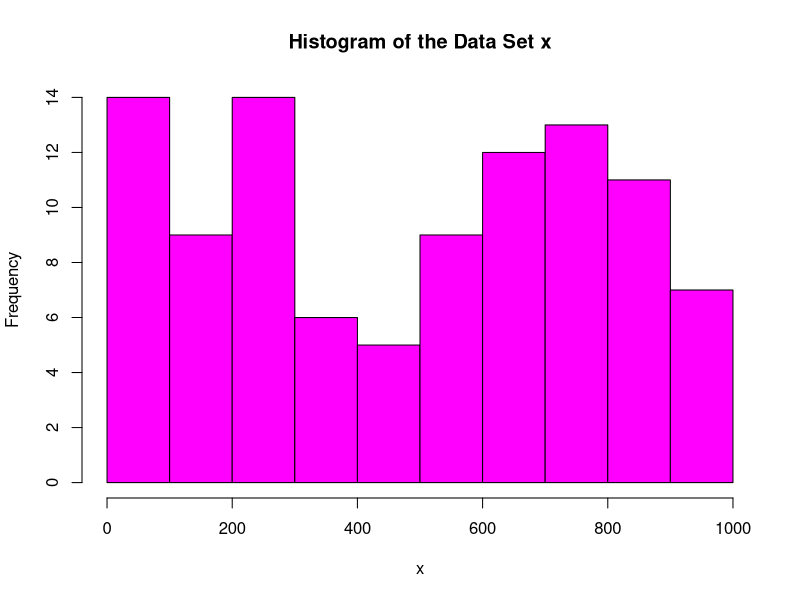
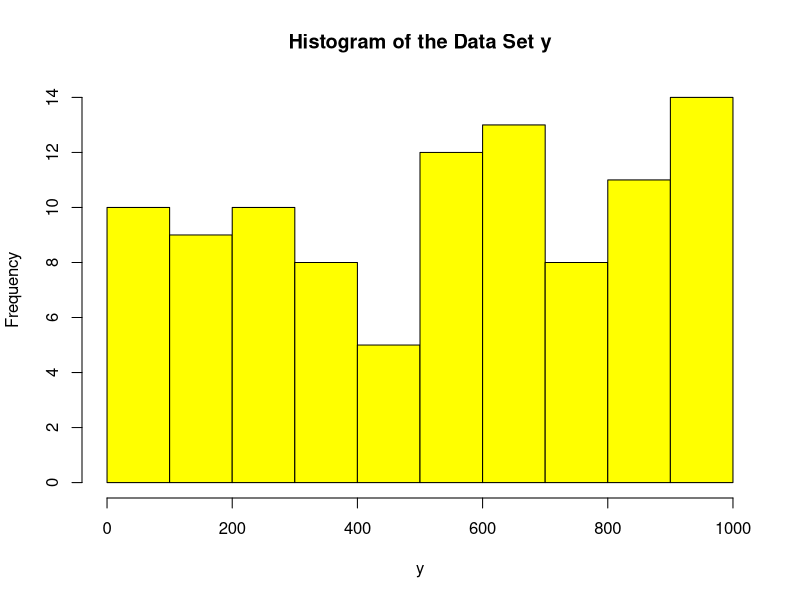

The R script that drew these images, in order:
## ---- chunk 1
knitr::opts_chunk$set(echo = TRUE, comment="")
library(rmarkdown, tinytex)

## ---- chunk 2
data <- c(1.2,-3.5,4.3,8.6,-5.1)
summary(data)
cat("The sample mean is",mean(data),"\n")
cat("The sample standard deviation is",sd(data),"\n")
cat("The interquartile range is",IQR(data),"\n")
## ---- chunk 3
data2 <- c(4.1, 4.3, 4.7, 3.4, 3.9, 5.6, 4.6, NA, 6.6, 5.1, 4.3, 49, NA, 4.4, 6.1)

# I'm going to replicate the formatting from your answer to problem 1. It looks so clean! 

cat("The sample mean is", mean(data2, na.rm = TRUE), "\n")
cat("The standard deviation of this sample is", sd(data2, na.rm = TRUE), "\n")
cat("The median of this sample is", median(data2, na.rm = TRUE), "\n")
cat("The interquartile range of this sample is", IQR(data2, na.rm = TRUE), "\n")
## ---- chunk 4
xdata <- read.csv("hw4_x.csv",sep="")
cat("The type of data is", typeof(xdata), "\n")

summary(xdata)
cat("The standard deviation of ydata is", sd(xdata$x, na.rm = TRUE), "\n")
cat("The interquartile rnage of ydata is", IQR(xdata$x, na.rm = TRUE), "\n")

## ---- chunk 5
hist(xdata$x,main="Histogram of the Data Set x",xlab="x",col="magenta")
## ---- chunk 6
ydata <- read.csv("hw4_y.csv",sep="")
cat("The type of data is", typeof(ydata), "\n")

summary(ydata)
cat("The standard deviation of ydata is", sd(ydata$y), "\n")
cat("The interquartile rnage of ydata is", IQR(ydata$y), "\n")

## ---- chunk 7
hist(ydata$y,main="Histogram of the Data Set y",xlab="y",col="yellow")
